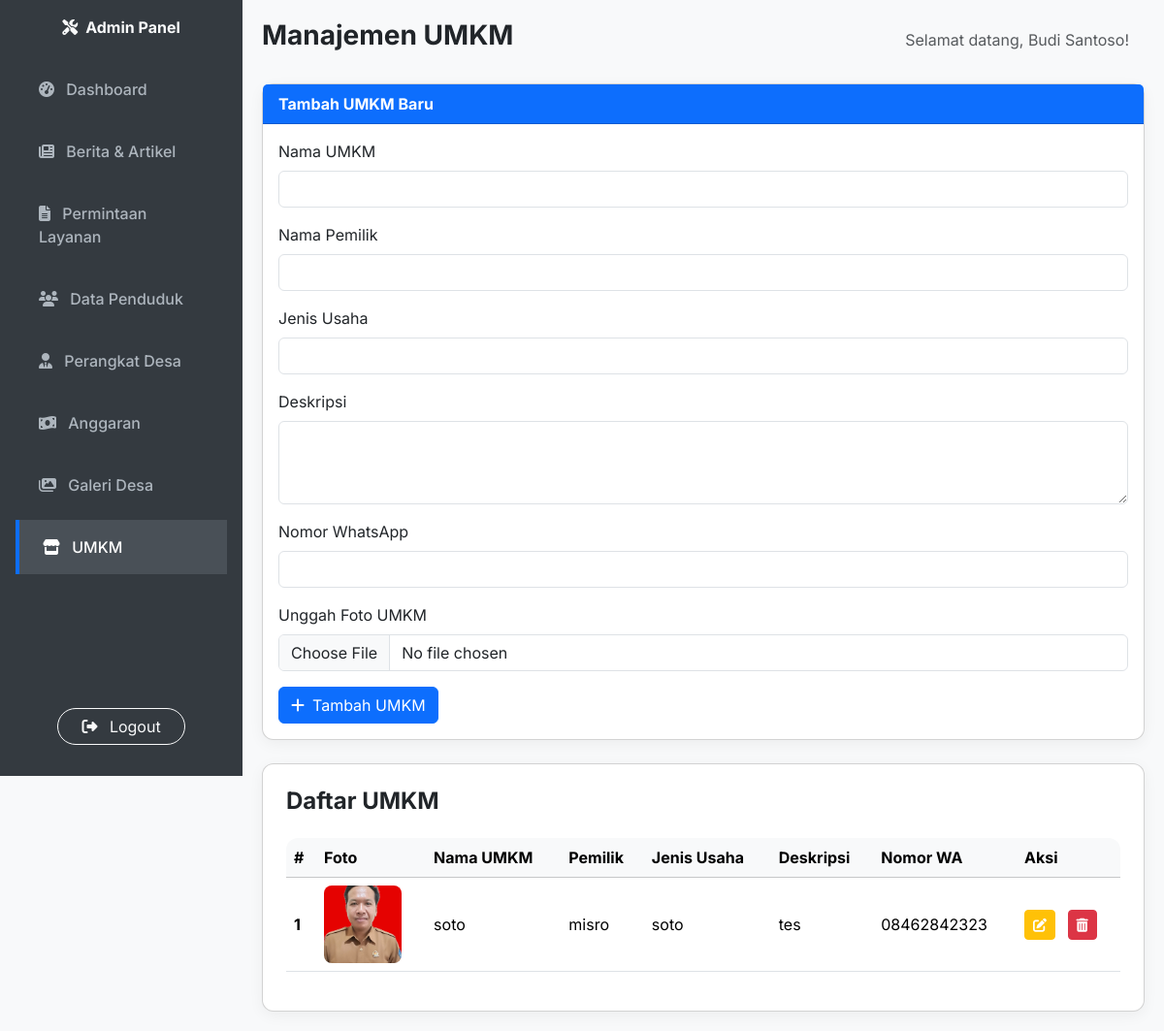
The page /manage_umkm.php (signed in) on the database its author committed.
### tables this page shows
CREATE TABLE `perangkat_desa` (
  `id` int(11) NOT NULL,
  `nama` varchar(100) NOT NULL,
  `jabatan` varchar(100) NOT NULL,
  `email` varchar(100) NOT NULL,
  `password` varchar(255) NOT NULL,
  `foto_url` varchar(255) DEFAULT NULL,
  `deskripsi_singkat` text DEFAULT NULL,
  `no_telp` varchar(20) DEFAULT NULL
);

CREATE TABLE `umkm` (
  `id` int(11) NOT NULL,
  `nama_umkm` varchar(255) NOT NULL,
  `pemilik` varchar(255) NOT NULL,
  `jenis_usaha` varchar(100) NOT NULL,
  `alamat` text DEFAULT NULL,
  `telepon` varchar(20) DEFAULT NULL,
  `no_wa` varchar(20) DEFAULT NULL,
  `deskripsi` text DEFAULT NULL,
  `gambar_path` varchar(255) DEFAULT 'default_umkm.png',
  `tanggal_daftar` date NOT NULL
);

### manage_umkm.php (the view, shortened to what this page needs)
<?php
require_once 'db.php';
$user_id = $_SESSION['user_id'];
$user_role = $_SESSION['user_role'];
$user_name = '';
if ($user_role === 'admin') {
    $stmt = $conn->prepare("SELECT email FROM admin_users WHERE id = ?");
    $stmt->bind_param("i", $user_id);
    $stmt->execute();
    $result = $stmt->get_result();
    $user = $result->fetch_assoc();
    $user_name = isset($user['email']) ? $user['email'] : 'Admin';
    $stmt->close();
} elseif ($user_role === 'perangkat_desa') {
    $stmt = $conn->prepare("SELECT nama FROM perangkat_desa WHERE id = ?");
    $stmt->bind_param("i", $user_id);
    $stmt->execute();
    $result = $stmt->get_result();
    $user = $result->fetch_assoc();
    $user_name = isset($user['nama']) ? $user['nama'] : 'Perangkat Desa';
}
$umkm_list = [];
$sql_umkm = "SELECT id, nama_umkm, pemilik, jenis_usaha, deskripsi, gambar_path, no_wa FROM umkm ORDER BY id DESC";
$result_umkm = $conn->query($sql_umkm);
if ($result_umkm && $result_umkm->num_rows > 0) {
    while ($row = $result_umkm->fetch_assoc()) {
        $umkm_list[] = $row;
    }
}
$current_page = basename($_SERVER['PHP_SELF']);
?>
<!DOCTYPE html>
<html lang="id">
<head>
    <link href="https://cdn.jsdelivr.net/npm/bootstrap@5.3.3/dist/css/bootstrap.min.css" rel="stylesheet" xintegrity="sha384-QWTKZyjpPEjISv5WaRU9OFeRpok6YctnYmDr5pNlyT2bRjXh0JMhjY6hW+ALEwIH">
    <link rel="stylesheet" href="https://cdnjs.cloudflare.com/ajax/libs/font-awesome/6.5.2/css/all.min.css">
</head>
<body>
    <nav id="sidebar" class="d-flex flex-column p-3">
        <a href="dashboard.php" class="navbar-brand text-light text-center mb-4">
            <i class="fas fa-tools me-2"></i>Admin Panel
        </a>
        <ul class="nav nav-pills flex-column">
            <li class="nav-item mb-2">
                <a href="dashboard.php" class="nav-link <?php if ($current_page == 'dashboard.php') echo 'active'; ?>">
                    <i class="fas fa-tachometer-alt me-2"></i> Dashboard
                </a>
            </li>
            <li class="nav-item mb-2">
                <a href="manage_berita.php" class="nav-link <?php if ($current_page == 'manage_berita.php') echo 'active'; ?>">
                    <i class="fas fa-newspaper me-2"></i> Berita & Artikel
                </a>
            </li>
            <li class="nav-item mb-2">
                <a href="manage_layanan.php" class="nav-link <?php if ($current_page == 'manage_layanan.php') echo 'active'; ?>">
                    <i class="fas fa-file-alt me-2"></i> Permintaan Layanan
                </a>
            </li>
            <li class="nav-item mb-2">
                <a href="manage_penduduk.php" class="nav-link <?php if ($current_page == 'manage_penduduk.php') echo 'active'; ?>">
                    <i class="fas fa-users me-2"></i> Data Penduduk
                </a>
            </li>
            <li class="nav-item mb-2">
                <a href="manage_perangkat_desa.php" class="nav-link <?php if ($current_page == 'manage_perangkat_desa.php') echo 'active'; ?>">
                    <i class="fas fa-user-tie me-2"></i> Perangkat Desa
                </a>
            </li>
            <li class="nav-item mb-2">
                <a href="manage_anggaran.php" class="nav-link <?php if ($current_page == 'manage_anggaran.php') echo 'active'; ?>">
                    <i class="fas fa-money-bill-wave me-2"></i> Anggaran
                </a>
            </li>
            <li class="nav-item mb-2">
                <a href="manage_galeri.php" class="nav-link <?php if ($current_page == 'manage_galeri.php') echo 'active'; ?>">
                    <i class="fas fa-images me-2"></i> Galeri Desa
                </a>
            </li>
            <li class="nav-item mb-2">
                <a href="manage_umkm.php" class="nav-link <?php if ($current_page == 'manage_umkm.php') echo 'active'; ?>">
                    <i class="fas fa-store me-2"></i> UMKM
                </a>
            </li>
        </ul>
        <div class="mt-auto text-center py-3">
             <a href="logout.php" class="btn btn-outline-light rounded-pill px-4"><i class="fas fa-sign-out-alt me-2"></i> Logout</a>
        </div>
    </nav>
    <div id="main-content">
        <header class="d-flex justify-content-between align-items-center mb-4">
            <h1 class="h3 fw-bold">Manajemen UMKM</h1>
            <div class="d-flex align-items-center">
                <span class="me-3 d-none d-md-block text-muted">Selamat datang, <?php echo htmlspecialchars($user_name); ?>!</span>
            </div>
        </header>
        <div class="card mb-4">
            <div class="card-header bg-primary text-white fw-bold">
                Tambah UMKM Baru
            </div>
            <div class="card-body">
                <form action="manage_umkm.php" method="POST" enctype="multipart/form-data">
                    <div class="mb-3">
                        <label for="nama_umkm" class="form-label">Nama UMKM</label>
                        <input type="text" class="form-control" id="nama_umkm" name="nama_umkm" required>
                    </div>
                    <div class="mb-3">
                        <label for="pemilik" class="form-label">Nama Pemilik</label>
                        <input type="text" class="form-control" id="pemilik" name="pemilik" required>
                    </div>
                    <div class="mb-3">
                        <label for="jenis_usaha" class="form-label">Jenis Usaha</label>
                        <input type="text" class="form-control" id="jenis_usaha" name="jenis_usaha" required>
                    </div>
                    <div class="mb-3">
                        <label for="deskripsi" class="form-label">Deskripsi</label>
                        <textarea class="form-control" id="deskripsi" name="deskripsi" rows="3" required></textarea>
                    </div>
                    <div class="mb-3">
                        <label for="no_wa" class="form-label">Nomor WhatsApp</label>
                        <input type="text" class="form-control" id="no_wa" name="no_wa" required>
                    </div>
                    <div class="mb-3">
                        <label for="gambar_umkm" class="form-label">Unggah Foto UMKM</label>
                        <input type="file" class="form-control" id="gambar_umkm" name="gambar_umkm" accept="image/*">
                    </div>
                    <button type="submit" class="btn btn-primary"><i class="fas fa-plus me-2"></i>Tambah UMKM</button>
                </form>
            </div>
        </div>
        <div class="card p-4">
            <h4 class="fw-bold mb-4">Daftar UMKM</h4>
            <div class="table-responsive">
                <table class="table table-hover align-middle">
                    <thead class="table-light">
                        <tr>
                            <th scope="col">#</th>
                            <th scope="col">Foto</th>
                            <th scope="col">Nama UMKM</th>
                            <th scope="col">Pemilik</th>
                            <th scope="col">Jenis Usaha</th>
                            <th scope="col">Deskripsi</th>
                            <th scope="col">Nomor WA</th>
                            <th scope="col">Aksi</th>
                        </tr>
                    </thead>
                    <tbody>
                        <?php if (!empty($umkm_list)): ?>
                        <?php $no = 1; foreach ($umkm_list as $umkm): ?>
                        <tr>
                            <th scope="row"><?php echo $no++; ?></th>
                            <td>
                                <?php if ($umkm['gambar_path'] && file_exists($umkm['gambar_path'])): ?>
                                <img src="<?php echo htmlspecialchars($umkm['gambar_path']); ?>" alt="<?php echo htmlspecialchars($umkm['nama_umkm']); ?>" class="umkm-image">
                                <?php else: ?>
                                <i class="fas fa-image fa-2x text-muted"></i>
                                <?php endif; ?>
                            </td>
                            <td><?php echo htmlspecialchars($umkm['nama_umkm']); ?></td>
                            <td><?php echo htmlspecialchars($umkm['pemilik']); ?></td>
                            <td><?php echo htmlspecialchars($umkm['jenis_usaha']); ?></td>
                            <td><?php echo htmlspecialchars($umkm['deskripsi']); ?></td>
                            <td><?php echo htmlspecialchars($umkm['no_wa']); ?></td>
                            <td>
                                <a href="#" class="btn btn-sm btn-warning text-white me-2" data-bs-toggle="modal" data-bs-target="#editModal"
                                    data-id="<?php echo $umkm['id']; ?>"
                                    data-nama="<?php echo htmlspecialchars($umkm['nama_umkm']); ?>"
                                    data-pemilik="<?php echo htmlspecialchars($umkm['pemilik']); ?>"
                                    data-jenis="<?php echo htmlspecialchars($umkm['jenis_usaha']); ?>"
                                    data-deskripsi="<?php echo htmlspecialchars($umkm['deskripsi']); ?>"
                                    data-gambar="<?php echo htmlspecialchars($umkm['gambar_path']); ?>"
                                    data-no_wa="<?php echo htmlspecialchars($umkm['no_wa']); ?>">
                                    <i class="fas fa-edit"></i>
                                </a>
                                <button type="button" class="btn btn-sm btn-danger" data-bs-toggle="modal" data-bs-target="#deleteModal" data-id="<?php echo $umkm['id']; ?>">
                                    <i class="fas fa-trash-alt"></i>
                                </button>
                            </td>
                        </tr>
                        <?php endforeach; ?>
                        <?php else: ?>
                        <tr>
                            <td colspan="8" class="text-center">Tidak ada data UMKM.</td>
                        </tr>
                        <?php endif; ?>
                    </tbody>
                </table>
            </div>
        </div>
    </div>
</body>
</html>

### manage_umkm.php (style rules this page uses)
body { font-family: 'Inter', sans-serif; background-color: #f8f9fa; }
#sidebar { height: 100vh; background-color: #343a40; color: #fff; padding-top: 20px; position: fixed; left: 0; top: 0; width: 250px; transition: all 0.3s; z-index: 1000; }
#sidebar .nav-link { color: #adb5bd; font-weight: 500; transition: all 0.2s ease; padding: 1rem 1.5rem; }
#sidebar .nav-link:hover, #sidebar .nav-link.active { color: #fff; background-color: #495057; border-left: 4px solid #0d6efd; border-radius: 0; }
#main-content { margin-left: 250px; padding: 20px; transition: all 0.3s; }
.navbar-brand { font-weight: 700; }
.card { border-radius: 0.75rem; box-shadow: 0 4px 15px rgba(0,0,0,0.05); }
.table-responsive { border-radius: 0.75rem; overflow: hidden; }
.umkm-image { width: 80px; height: 80px; object-fit: cover; border-radius: 0.5rem; }

### rows shown on the page
perangkat_desa: nama "Budi Santoso"
umkm: gambar_path (picture), nama_umkm "soto", pemilik "misro", jenis_usaha "soto", deskripsi "tes", no_wa "08462842323"
